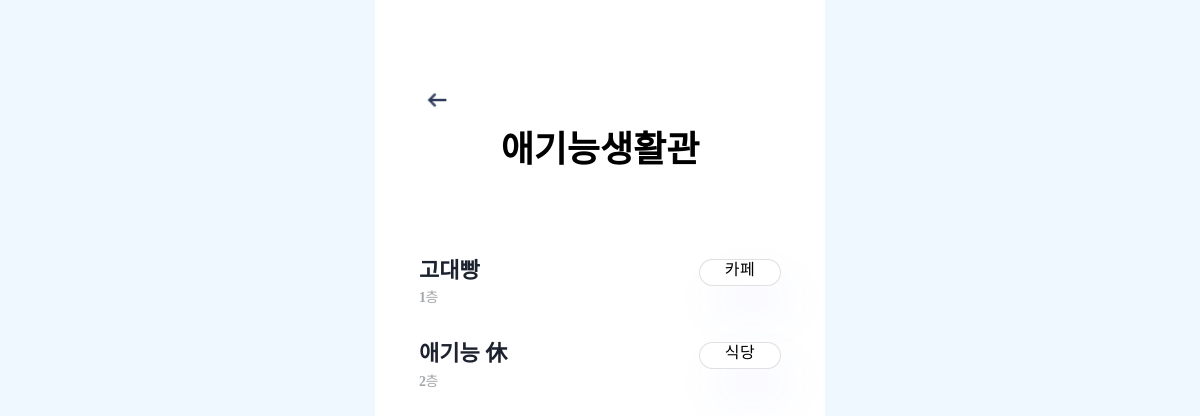
The page /facility/22 on the database as committed earlier.
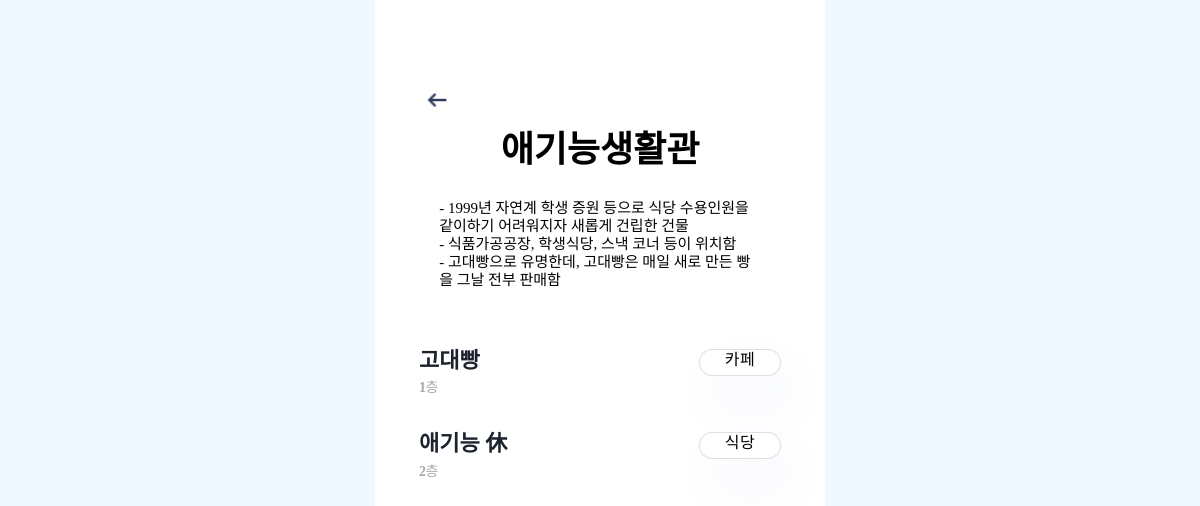
The same page on the database as committed later.
### KUMAPapp/models.py (models this page shows, shortened)
class Building(models.Model):
    building_name = models.CharField(max_length=50)
    history = models.TextField(null=True)
    building_lat =  models.FloatField(default=0.0)
    building_lon = models.FloatField(default=0.0)

### KUMAPapp/views.py (the view)
# urls.py: path('facility/<int:building_pk>', views.facility, name="facility"),
def facility(request, building_pk):
    building = Building.objects.get(pk = building_pk)
    facilities = Facility.objects.filter(building_id = building_pk)
    return render(request, 'facility.html', {'building': building, 'facilities': facilities})

### KUMAPapp/templates/facility.html (shortened to what this page needs)
<!DOCTYPE html>
{% load static %}
<html lang="en">
<head>
    <link rel="stylesheet" type="text/css" href="{% static './css/base.css' %}" />
    <link rel="stylesheet" type="text/css" href="{% static './css/facility.css' %}" />
</head>
<body>
    <div class="middle">
        <div class="wrapper">
            <div class="titleBox">
                <div class="header" class="oneLine" >
                    <a href="{% url 'index' %}" style="display:inline;"><img src="{% static './image/arrow_left.png' %}" class="backButton"></a>
                    <h2 style="display:inline;"> {{ building.building_name }} </h2>
                </div>
                  <br>
             </div>
             <div class="contentBox">
                <div class="history">
                    <p> {{ building.history }} </p>
                </div>
                {% for facility in facilities %}
                <div class="list">
                    <div class="details">
                        <span class="name">{{ facility.facility_name }}</span>
                        <span class="category">{{ facility.get_category_display }}</span>
                        <p class="info">{{ facility.facility_loc }}</p>
                    </div>
                </div>
                {% endfor %}
             </div>
        </div>
    </div>
</body>
</html>

Rows that differ between the two databases and show on the page:
changed Building "애기능생활관": history (not shown) → "- 1999년 자연계 학생 증원 등으로 식당 수용인원을 같이하기 어려워지자 새롭게 건립한 건물 - 식품가공공장, 학생식당, 스낵 코너 등이 위치함 - 고대빵으로 유명한데, 고대빵은 매일 새로 만든 빵을 그날 전부 판매함"
